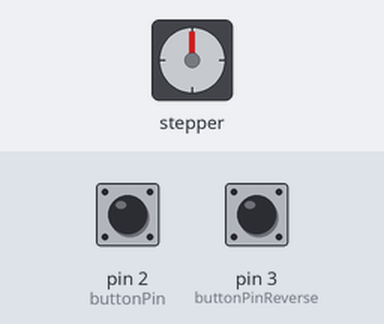
Bench run of a sketch on a simulated Arduino Uno, built with avr-gcc and run on an emulated ATmega328P. Shown: stepper motor. The inputs (shaded band) are chosen by the test bench; at power-on: pin 2 (buttonPin) LOW, pin 3 (buttonPinReverse) LOW. Stepper angles assume 450 steps per turn; what the sketch prints to the serial monitor is not drawn.

Above: at 1.2 s.
1.3 s: pin 2 (buttonPin) pulled HIGH for 0.15 s
At 1.45 s:
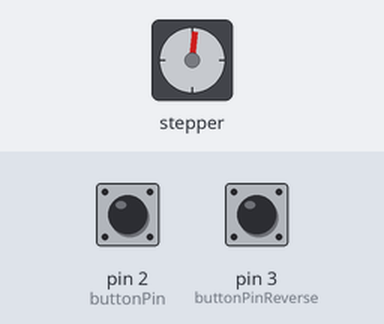
3.7 s: pin 3 (buttonPinReverse) pulled HIGH for 3.2 s
At 3.85 s:
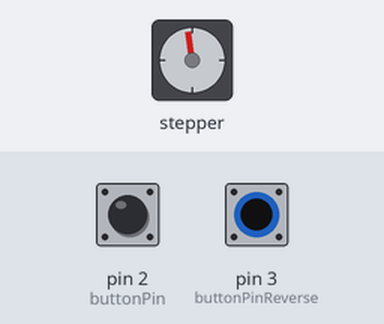
8.4 s: pin 2 (buttonPin) pulled HIGH for 3.2 s
At 8.86 s:
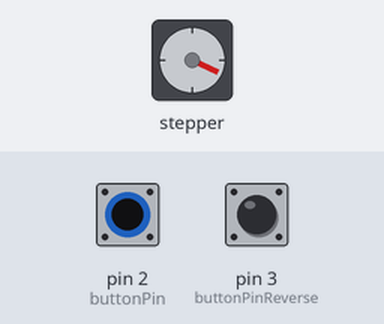
13.1 s: pin 3 (buttonPinReverse) pulled HIGH for 0.15 s
At 13.55 s:
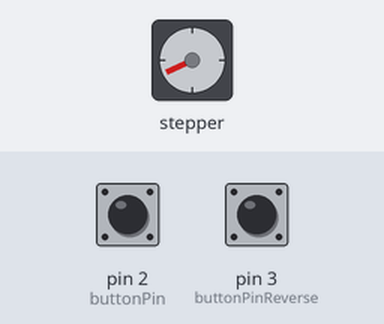
16.2 s: pin 3 (buttonPinReverse) pulsed HIGH 5 times (0.12 s each, 0.3 s apart)
At 16.96 s:
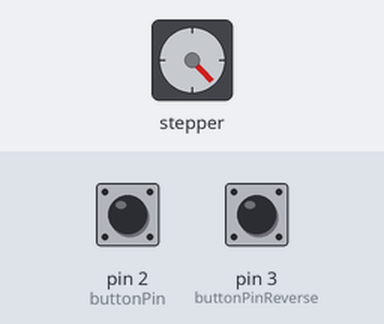
20.7 s: pin 3 (buttonPinReverse) pulled HIGH for 1 s
At 22.4 s:
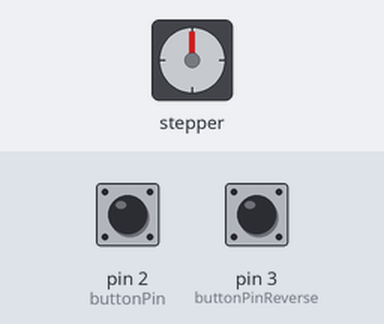
Timing chart, 0 to 23.9 s (numbered marks = the images above; inputs shaded):
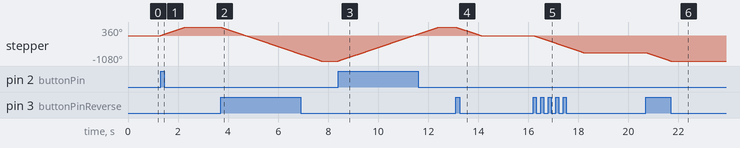

The sketch:

Arduino_uno.ino
```cpp
#include <Stepper.h>

const int stepsPerRevolution = 450;
const int buttonPin = 2;
const int buttonPinReverse = 3;
int buttonState = LOW;
int buttonStateReverse = LOW;

Stepper myStepper(stepsPerRevolution, 8,10,9,11);

void setup() {
  myStepper.setSpeed(60);
  pinMode(buttonPin, INPUT);
  pinMode(buttonPinReverse, INPUT);
  Serial.begin(9600); // Serial.println(">> ON");
}

void loop() {
  // read the state of the pushbutton value:
  buttonState = digitalRead(buttonPin);
  buttonStateReverse = digitalRead(buttonPinReverse);

  Serial.println(">> "+ buttonState);
  // check if the pushbutton is pressed. If it is, the buttonState is HIGH:
  if (buttonState == HIGH) {
    //horario
    //girar90positivo();
    myStepper.step(stepsPerRevolution);
    buttonState = LOW;

    Serial.println(">> ON");

  }

  if (buttonStateReverse == HIGH) {
    //horario
    //girar90negativo();
    myStepper.step(-stepsPerRevolution);
    buttonState = LOW;
    Serial.println(">> ON");
  }
}

void girar90positivo(){
    myStepper.step(stepsPerRevolution);

}

void girar90negativo(){
    myStepper.step(-stepsPerRevolution);
}
```

Measured:
- after the input at 1.3 s, stepper: turns 360° clockwise in 0.99 s, starting at once
- after the input at 3.7 s, stepper: turns 1440° counter-clockwise in 4.0 s, starting at once
- after the input at 8.4 s, stepper: turns 1440° clockwise in 4.0 s, starting at once
- after the input at 13.1 s, stepper: turns 360° counter-clockwise in 0.99 s, starting at once
- after the input at 16.2 s, stepper: turns 720° counter-clockwise in 2.0 s, starting at once
- after the input at 20.7 s, stepper: turns 360° counter-clockwise in 0.99 s, starting at once
